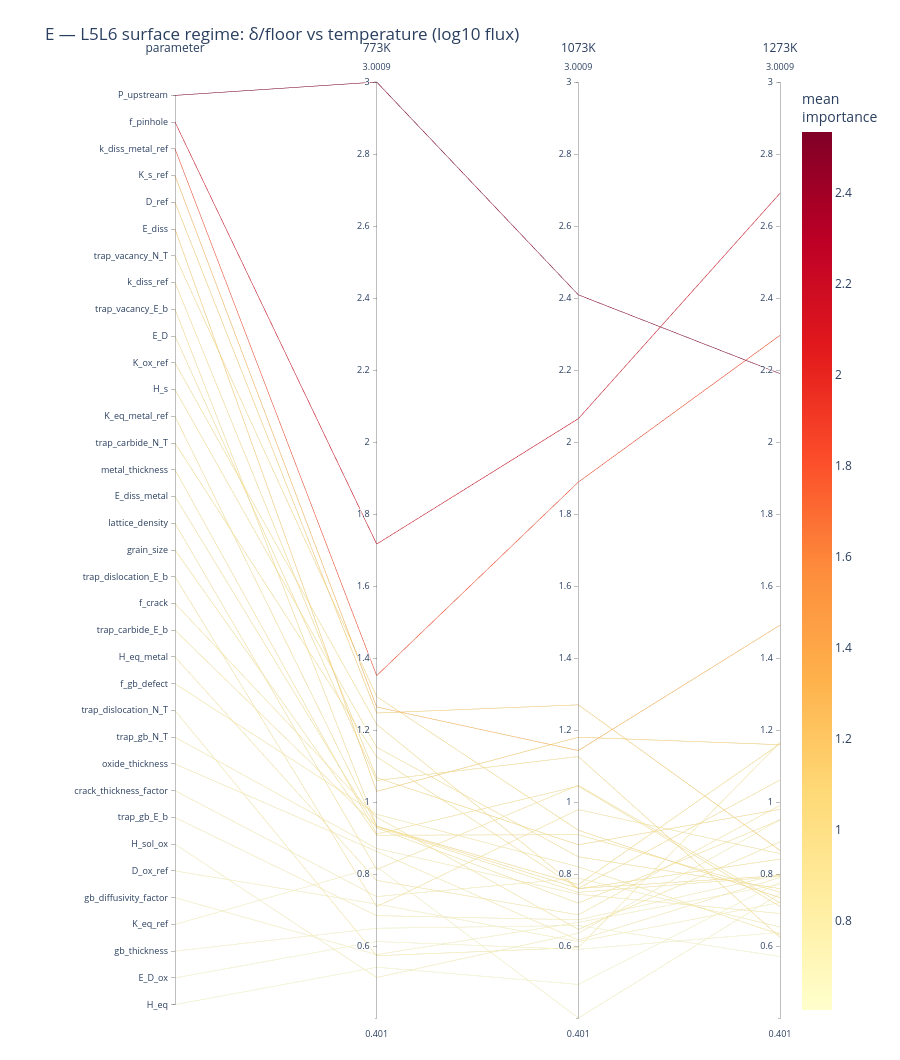
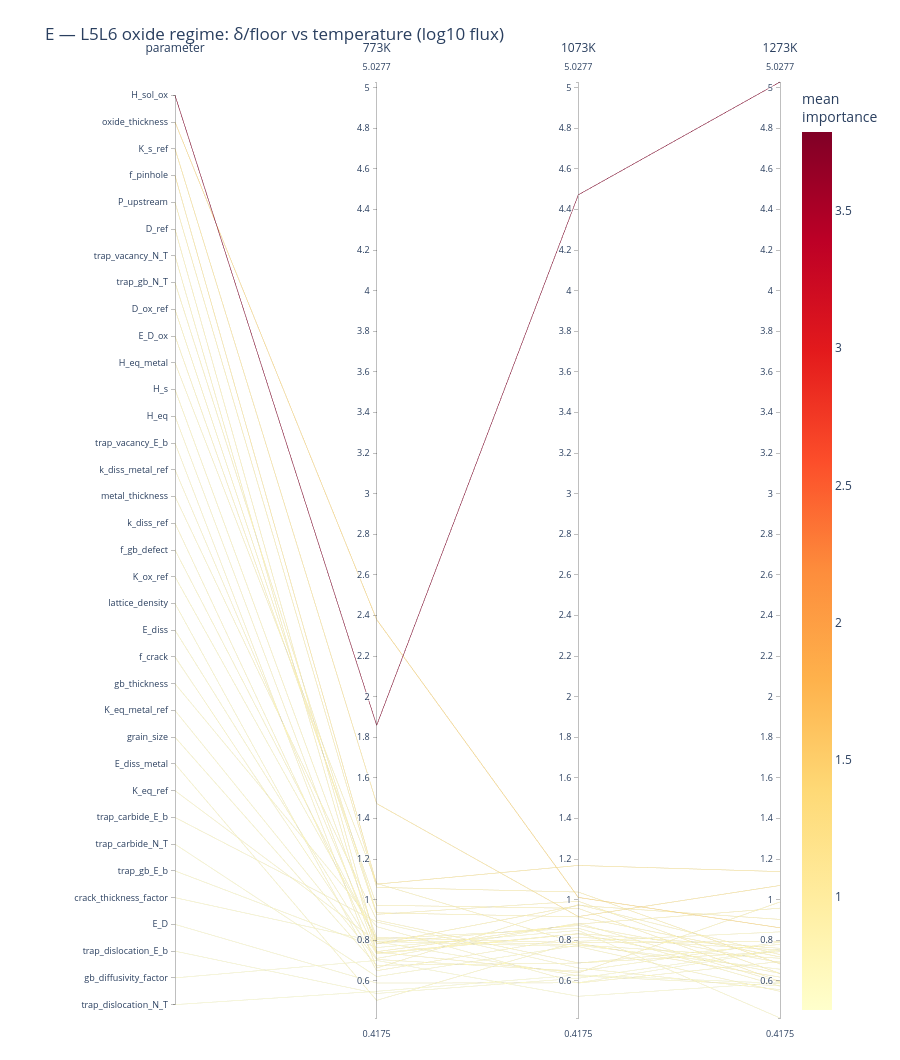

The code cell stored with these charts, in order, in its notebook:
### Markdown cell above
## E — δ/floor shift across temperature

One plot per regime. Each line is a **parameter**; axes are the three temperatures; height =
`delta_over_floor` for log10(flux).

A line rising steeply left to right is a parameter that only becomes resolvable at high
temperature. Lines hugging 1.0 across all three are noise at every temperature.

### Code cell
figsE = {}
for r in REGIMES:
    sub  = routeB[(routeB.metric == 'flux') & (routeB.regime == r)]
    matE = sub.pivot(index='parameter', columns='temperature_K', values='delta_over_floor')
    matE.columns = [f'{int(c)}K' for c in matE.columns]
    matE = matE.reset_index()
    tcols = tuple(f'{int(t)}K' for t in TEMPS)
    figsE[r] = parallel_coordinates_sensitivity(
        matE, regimes=tcols,
        title=f'E — L5L6 {r} regime: δ/floor vs temperature (log10 flux)',
        save_html=os.path.join(FIG_DIR, f'pcp_E_vs_T_{r}.html'))
    best = matE.set_index('parameter')[list(tcols)].max(axis=1).nlargest(3)
    print(f"{r:8s} top-3 by best δ/floor: {best.round(2).to_dict()}")

for r in REGIMES:
    figsE[r].show()

### Figure 1 — Plotly figure (JSON) as saved in the notebook; plotly's stock layout.template omitted (floating-point values rounded to 4 significant figures)
{"data": [{"dimensions": [{"label": "parameter", "range": [-0.5, 34.5], "ticktext": ["P_upstream", "f_pinhole", "k_diss_metal_ref", "K_s_ref", "D_ref", "E_diss", "trap_vacancy_N_T", "k_diss_ref", "trap_vacancy_E_b", "E_D", "K_ox_ref", "H_s", "K_eq_metal_ref", "trap_carbide_N_T", "metal_thickness", "E_diss_metal", "lattice_density", "grain_size", "trap_dislocation_E_b", "f_crack", "trap_carbide_E_b", "H_eq_metal", "f_gb_defect", "trap_dislocation_N_T", "trap_gb_N_T", "oxide_thickness", "crack_thickness_factor", "trap_gb_E_b", "H_sol_ox", "D_ox_ref", "gb_diffusivity_factor", "K_eq_ref", "gb_thickness", "E_D_ox", "H_eq"], "tickvals": [34, 33, 32, 31, 30, 29, 28, 27, 26, 25, 24, 23, 22, 21, 20, 19, 18, 17, 16, 15, 14, 13, 12, 11, 10, 9, 8, 7, 6, 5, 4, 3, 2, 1, 0], "values": [34, 33, 32, 31, 30, 29, 28, 27, 26, 25, 24, 23, 22, 21, 20, 19, 18, 17, 16, 15, 14, 13, 12, 11, 10, 9, 8, 7, 6, 5, 4, 3, 2, 1, 0]}, {"label": "773K", "range": [0.401, 3.001], "values": [3.001, 1.717, 1.352, 1.265, 1.248, 1.031, 1.294, 1.069, 0.9338, 1.061, 1.217, 1.153, 0.9336, 1.126, 0.912, 0.9289, 0.8133, 0.9087, 0.7102, 0.9585, 0.9322, 0.7832, 0.9669, 0.5739, 0.8719, 0.8638, 0.7382, 0.6854, 0.5136, 0.7175, 0.577, 0.8209, 0.6503, 0.6135, 0.5421]}, {"label": "1073K", "range": [0.401, 3.001], "values": [2.41, 2.066, 1.89, 1.144, 1.271, 1.181, 0.9225, 0.8821, 0.7717, 1.127, 0.7608, 0.8488, 0.7611, 0.76, 1.045, 0.72, 1.047, 0.9102, 0.9799, 0.6471, 0.7499, 0.6877, 0.8211, 0.5965, 0.7446, 0.6175, 0.7896, 0.6736, 0.6364, 0.6133, 0.6665, 0.401, 0.6578, 0.5917, 0.4942]}, {"label": "1273K", "range": [0.401, 3.001], "values": [2.191, 2.692, 2.297, 1.492, 0.8666, 1.16, 0.7351, 0.9807, 1.163, 0.6252, 0.7966, 0.7603, 1.062, 0.8423, 0.7109, 0.951, 0.7209, 0.7504, 0.8577, 0.8903, 0.7941, 0.9918, 0.6331, 1.166, 0.6912, 0.7913, 0.6537, 0.7997, 0.9518, 0.7217, 0.7726, 0.7466, 0.5716, 0.6387, 0.7783]}], "labelangle": 0, "labelfont": {"size": 12}, "labelside": "top", "line": {"color": [2.534, 2.158, 1.846, 1.3, 1.129, 1.124, 0.9838, 0.9771, 0.9561, 0.9377, 0.9247, 0.9207, 0.9189, 0.9096, 0.8893, 0.8666, 0.8606, 0.8564, 0.8492, 0.832, 0.8254, 0.8209, 0.807, 0.779, 0.7692, 0.7575, 0.7272, 0.7196, 0.7006, 0.6842, 0.672, 0.6561, 0.6266, 0.6146, 0.6049], "colorbar": {"title": {"text": "mean<br>importance"}}, "colorscale": [[0, "rgb(255,255,204)"], [0.125, "rgb(255,237,160)"], [0.25, "rgb(254,217,118)"], [0.375, "rgb(254,178,76)"], [0.5, "rgb(253,141,60)"], [0.625, "rgb(252,78,42)"], [0.75, "rgb(227,26,28)"], [0.875, "rgb(189,0,38)"], [1, "rgb(128,0,38)"]], "showscale": true}, "rangefont": {"size": 9}, "tickfont": {"size": 9}, "type": "parcoords"}], "layout": {"font": {"size": 12}, "height": 1060, "margin": {"b": 40, "l": 175, "r": 120, "t": 80}, "title": {"text": "E — L5L6 surface regime: δ/floor vs temperature (log10 flux)"}}}

### Figure 2 — Plotly figure (JSON) as saved in the notebook; plotly's stock layout.template omitted (floating-point values rounded to 4 significant figures)
{"data": [{"dimensions": [{"label": "parameter", "range": [-0.5, 34.5], "ticktext": ["H_sol_ox", "oxide_thickness", "K_s_ref", "f_pinhole", "P_upstream", "D_ref", "trap_vacancy_N_T", "trap_gb_N_T", "D_ox_ref", "E_D_ox", "H_eq_metal", "H_s", "H_eq", "trap_vacancy_E_b", "k_diss_metal_ref", "metal_thickness", "k_diss_ref", "f_gb_defect", "K_ox_ref", "lattice_density", "E_diss", "f_crack", "gb_thickness", "K_eq_metal_ref", "grain_size", "E_diss_metal", "K_eq_ref", "trap_carbide_E_b", "trap_carbide_N_T", "trap_gb_E_b", "crack_thickness_factor", "E_D", "trap_dislocation_E_b", "gb_diffusivity_factor", "trap_dislocation_N_T"], "tickvals": [34, 33, 32, 31, 30, 29, 28, 27, 26, 25, 24, 23, 22, 21, 20, 19, 18, 17, 16, 15, 14, 13, 12, 11, 10, 9, 8, 7, 6, 5, 4, 3, 2, 1, 0], "values": [34, 33, 32, 31, 30, 29, 28, 27, 26, 25, 24, 23, 22, 21, 20, 19, 18, 17, 16, 15, 14, 13, 12, 11, 10, 9, 8, 7, 6, 5, 4, 3, 2, 1, 0]}, {"label": "773K", "range": [0.4175, 5.028], "values": [1.859, 2.38, 1.474, 1.077, 1.061, 0.7823, 0.744, 0.9358, 0.9281, 0.9731, 1.081, 0.814, 0.7424, 0.6637, 0.7842, 0.8996, 0.737, 0.8029, 0.807, 0.6503, 0.7336, 0.7111, 0.8675, 0.706, 0.6771, 0.5044, 0.7946, 0.8905, 0.6215, 0.7647, 0.7935, 0.5898, 0.5384, 0.7009, 0.549]}, {"label": "1073K", "range": [0.4175, 5.028], "values": [4.472, 1.011, 0.9171, 1.169, 1.038, 0.9721, 0.8799, 0.9158, 0.9928, 0.9576, 0.785, 0.788, 0.6398, 0.9759, 0.8732, 0.6886, 0.8333, 0.7778, 0.8598, 0.8158, 0.8319, 0.8848, 0.5897, 0.648, 0.6881, 0.7951, 0.7696, 0.6637, 0.7756, 0.8488, 0.6252, 0.591, 0.6135, 0.5245, 0.6296]}, {"label": "1273K", "range": [0.4175, 5.028], "values": [5.028, 0.8619, 1.07, 1.139, 0.684, 0.9031, 0.9585, 0.7184, 0.6368, 0.5969, 0.6188, 0.7948, 0.9889, 0.7297, 0.6906, 0.744, 0.7608, 0.7116, 0.5742, 0.7522, 0.6372, 0.5932, 0.6955, 0.7916, 0.78, 0.8419, 0.5488, 0.5574, 0.658, 0.4175, 0.5768, 0.7524, 0.755, 0.5917, 0.5881]}], "labelangle": 0, "labelfont": {"size": 12}, "labelside": "top", "line": {"color": [3.786, 1.418, 1.154, 1.128, 0.9277, 0.8859, 0.8608, 0.8567, 0.8526, 0.8425, 0.8281, 0.799, 0.7903, 0.7898, 0.7827, 0.7774, 0.777, 0.7641, 0.747, 0.7394, 0.7342, 0.7297, 0.7176, 0.7152, 0.7151, 0.7138, 0.7043, 0.7039, 0.685, 0.677, 0.6652, 0.6444, 0.6357, 0.6057, 0.5889], "colorbar": {"title": {"text": "mean<br>importance"}}, "colorscale": [[0, "rgb(255,255,204)"], [0.125, "rgb(255,237,160)"], [0.25, "rgb(254,217,118)"], [0.375, "rgb(254,178,76)"], [0.5, "rgb(253,141,60)"], [0.625, "rgb(252,78,42)"], [0.75, "rgb(227,26,28)"], [0.875, "rgb(189,0,38)"], [1, "rgb(128,0,38)"]], "showscale": true}, "rangefont": {"size": 9}, "tickfont": {"size": 9}, "type": "parcoords"}], "layout": {"font": {"size": 12}, "height": 1060, "margin": {"b": 40, "l": 175, "r": 120, "t": 80}, "title": {"text": "E — L5L6 oxide regime: δ/floor vs temperature (log10 flux)"}}}
